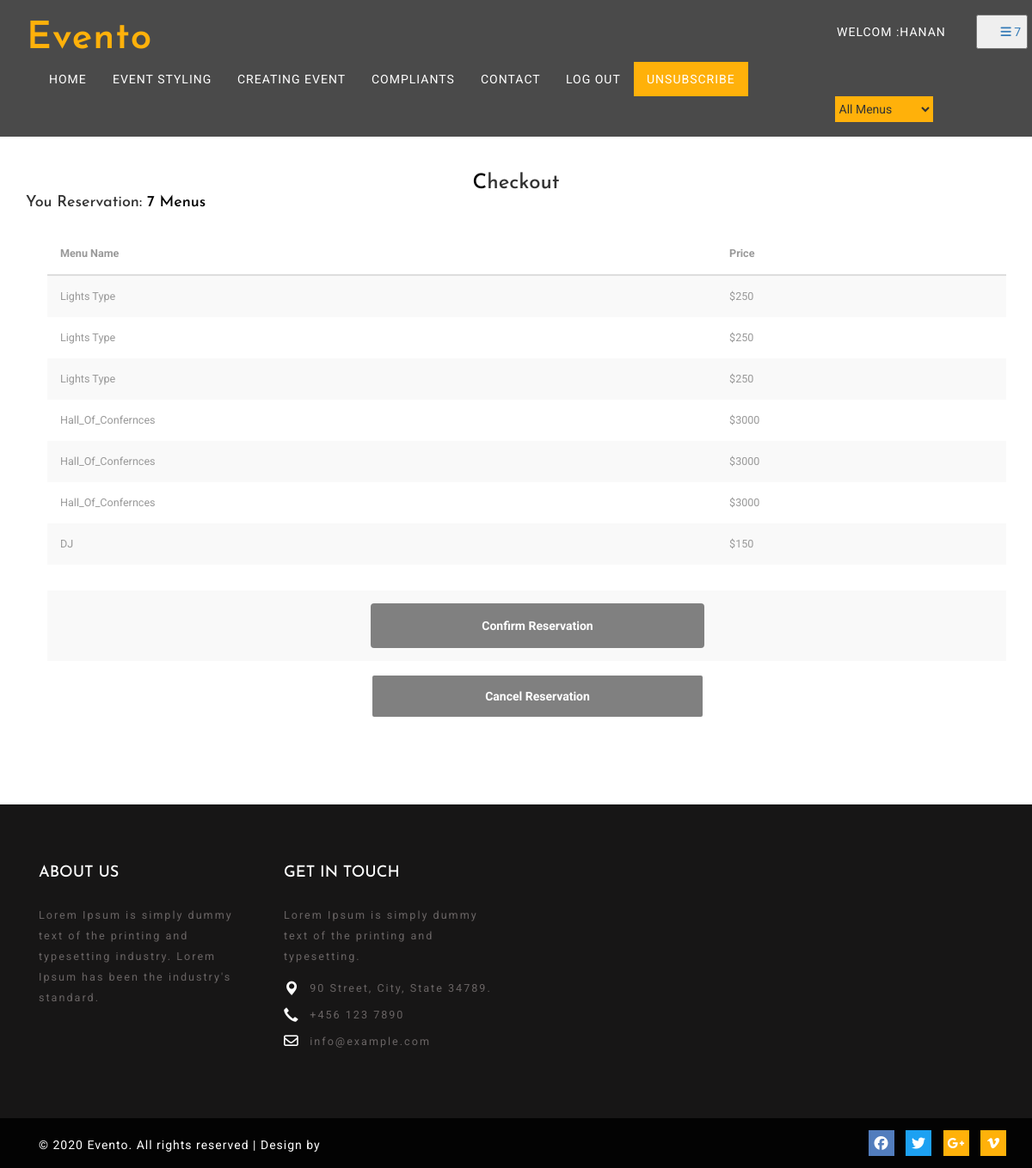
Page /reservation.php (signed in) on the committed database.
### tables this page shows
CREATE TABLE `reservtemp` (
  `MID` int(11) NOT NULL,
  `MenuName` varchar(100) NOT NULL,
  `Price` int(11) NOT NULL,
  `ClientID` int(100) NOT NULL,
  `ID` int(11) NOT NULL
);

### database.php (called while the page is built, shortened)
<?php
class Database
{
    var $conn;
    function __construct()
    {
        $this->conn=mysqli_connect("mysql5044.site4now.net","a6d99e_ntidb","Hanan@1693","db_a6d99e_ntidb");
    }
  function GetData($select)
  {
    $result= mysqli_query($this->conn,$select);
    return $result;
  }
}
?>

### reservation.php (the view, shortened to what this page needs)
<?php
    if(isset($_SESSION["id"]))
        include_once "headerafter.php";
    else
    include_once "headerbefore.php";
?>
<br/>
<br/>
<br/>
<br/>
<br/>
<br/>
<br/>
<br/>
<br/>
<br/>
<form method="post">
	<div class="privacy py-sm-5 py-4">
		<div class="container py-xl-4 py-lg-2">
			<h3 class="tittle-w3l text-center mb-lg-5 mb-sm-4 mb-3">
				<span>C</span>heckout
			</h3>
			<div class="checkout-right">
				<h4 class="mb-sm-4 mb-3">You Reservation:
					<span>
                    <?php
                        include_once "Database.php";
                        $db=new Database();
                       $rs= $db->GetData("select count(*) as countpro from `reservtemp` where ClientID='".$_SESSION["id"]."'");
                        if($row=mysqli_fetch_assoc($rs))
                        {
                            echo ($row["countpro"]);
                        }
                        else
                          echo("0");
                    ?>
                    Menus</span>
				</h4>
				<div class="table-responsive">
					<table style="margin:25px;width:150%;" class="table table-borderd table-striped">
						<thead>
							<tr>
								<th>Menu Name</th>
                                <th>Price</th>
							</tr>
						</thead>
						<tbody>
                        <?php
                        include_once "Database.php";
                        $db=new Database();
                        $x=1;
                       $rs= $db->GetData("select  *  from `reservtemp` where ClientID='".$_SESSION["id"]."'");
                        while($row=mysqli_fetch_assoc($rs))
                        {
                        ?>
							<tr class="rem1">
								<td class="invert"><?php echo($row["MenuName"]); ?></td>
                                <td class="invert">$<?php echo($row["Price"]); ?></td>
							</tr>
                        <?php  $x++;} ?>
                        <th>
                        <div class="checkout-left">
				<div class="address_form_agile mt-sm-5 mt-4"style="text-align:center;">
					<div class="checkout-right-basket" style="text-align:center;">
					    <tr><td colspan="2" style="text-align:center"><input type="submit" value="Confirm Reservation" class="btn btn-danger" style="width:35%; highit:60px;background-color:Gray;border-color:Gray;text-align:center " name="btnconfirm"/></td></tr>
                        <tr><td colspan="2" style="text-align:center"><a class="btn btn-waring" href="#cancel-popup"  style="width:35%;highit:60px;background-color:Gray;">Cancel Reservation</a> </td></tr>
					</div>
				</div>
			</div>
                   <?php
                        include_once "Database.php";
                    ?>
                        </th>
						</tbody>
					</table>
				</div>
			</div>
		</div>
	</div>
                        </form>
                        <br/>
                        <br/>
                        <br/>
<?php include_once "footer.php" ?>

### css/style.css (style rules this page uses)
body { margin:0; font-family: 'Roboto', sans-serif; background: #fff; }
body a { transition: 0.5s all; -webkit-transition: 0.5s all; -moz-transition: 0.5s all; -o-transition: 0.5s all; -ms-transition: 0.5s all; text-decoration:none; outline:none; }
h1,h2,h3,h4,h5,h6 { margin:0; font-family: 'Josefin Sans', sans-serif; }
.btn { padding: 1em 2em; border: 0.15em solid #fff; color: #fff; text-decoration: none; font-weight: 700; transition: background 250ms; }
span { color: #000; }
.table > thead > tr > th, .table > tbody > tr > th, .table > tfoot > tr > th, .table > thead > tr > td, .table > tbody > tr > td, .table > tfoot > tr > td { border-top: none !important; }
.table td, .table>tbody>tr>td, .table>tbody>tr>th, .table>tfoot>tr>td, .table>tfoot>tr>th, .table>thead>tr>td, .table>thead>tr>th { padding: 15px!important; }
.table > thead > tr > th, .table > tbody > tr > th, .table > tfoot > tr > th, .table > thead > tr > td, .table > tbody > tr > td, .table > tfoot > tr > td { font-size: 0.9em; color: #999; border-top: none !important; }

### rows in the picture
reservtemp: MenuName "Lights Type", Price "250"
reservtemp: MenuName "Lights Type", Price "250"
reservtemp: MenuName "Lights Type", Price "250"
reservtemp: MenuName "Hall_Of_Confernces", Price "3000"
reservtemp: MenuName "Hall_Of_Confernces", Price "3000"
reservtemp: MenuName "Hall_Of_Confernces", Price "3000"
reservtemp: MenuName "DJ", Price "150"

### other values in the picture
$_SESSION["name"] "HANAN"
$row["countpro"] "7"
